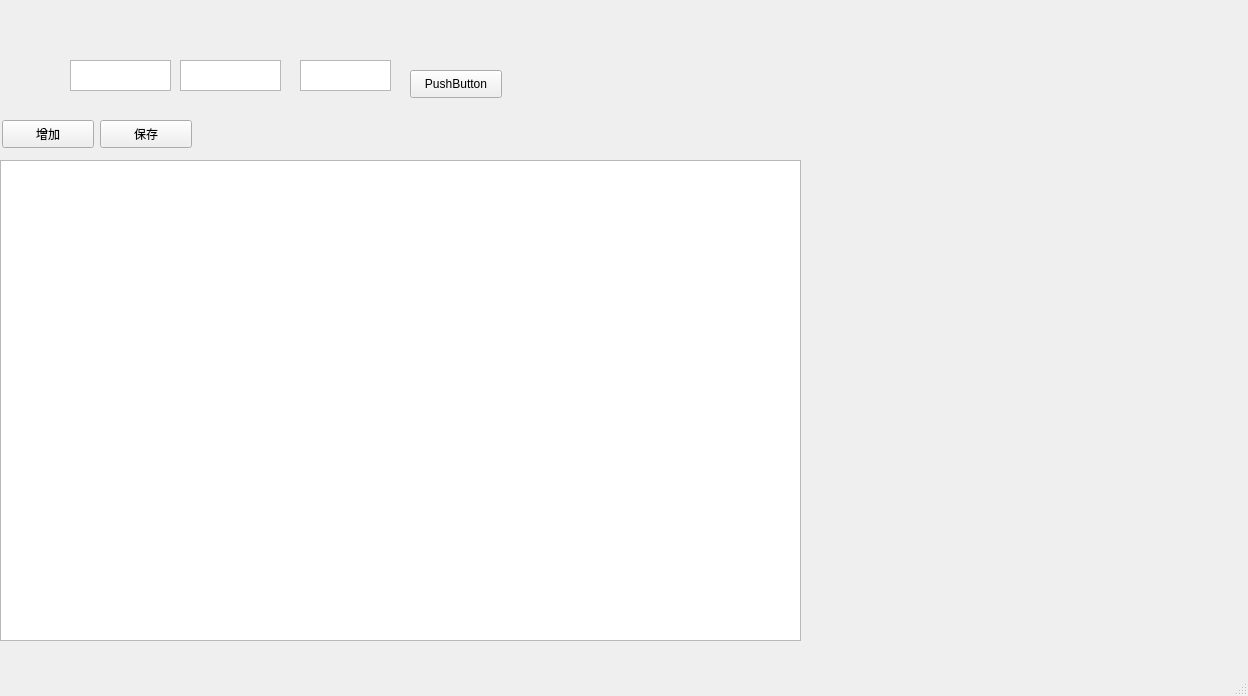
<?xml version="1.0" encoding="UTF-8"?>
<ui version="4.0">
 <class>MainWindow</class>
 <widget class="QMainWindow" name="MainWindow">
  <property name="geometry">
   <rect>
    <x>0</x>
    <y>0</y>
    <width>1248</width>
    <height>696</height>
   </rect>
  </property>
  <property name="windowTitle">
   <string>MainWindow</string>
  </property>
  <widget class="QWidget" name="centralwidget">
   <widget class="QTextEdit" name="textEdit">
    <property name="geometry">
     <rect>
      <x>70</x>
      <y>60</y>
      <width>101</width>
      <height>31</height>
     </rect>
    </property>
   </widget>
   <widget class="QTextEdit" name="textEdit_2">
    <property name="geometry">
     <rect>
      <x>180</x>
      <y>60</y>
      <width>101</width>
      <height>31</height>
     </rect>
    </property>
    <property name="html">
     <string>&lt;!DOCTYPE HTML PUBLIC &quot;-//W3C//DTD HTML 4.0//EN&quot; &quot;http://www.w3.org/TR/REC-html40/strict.dtd&quot;&gt;
&lt;html&gt;&lt;head&gt;&lt;meta name=&quot;qrichtext&quot; content=&quot;1&quot; /&gt;&lt;style type=&quot;text/css&quot;&gt;
p, li { white-space: pre-wrap; }
&lt;/style&gt;&lt;/head&gt;&lt;body style=&quot; font-family:'SimSun'; font-size:9.07563pt; font-weight:400; font-style:normal;&quot;&gt;
&lt;p style=&quot;-qt-paragraph-type:empty; margin-top:0px; margin-bottom:0px; margin-left:0px; margin-right:0px; -qt-block-indent:0; text-indent:0px; font-size:9.07563pt;&quot;&gt;&lt;br /&gt;&lt;/p&gt;&lt;/body&gt;&lt;/html&gt;</string>
    </property>
   </widget>
   <widget class="QPushButton" name="pushButton">
    <property name="geometry">
     <rect>
      <x>410</x>
      <y>70</y>
      <width>92</width>
      <height>28</height>
     </rect>
    </property>
    <property name="text">
     <string>PushButton</string>
    </property>
   </widget>
   <widget class="QTextEdit" name="textEdit_3">
    <property name="geometry">
     <rect>
      <x>300</x>
      <y>60</y>
      <width>91</width>
      <height>31</height>
     </rect>
    </property>
   </widget>
   <widget class="QChartView" name="widget" native="true">
    <property name="geometry">
     <rect>
      <x>830</x>
      <y>40</y>
      <width>361</width>
      <height>401</height>
     </rect>
    </property>
   </widget>
   <widget class="QWidget" name="widget_database" native="true">
    <property name="geometry">
     <rect>
      <x>0</x>
      <y>110</y>
      <width>801</width>
      <height>551</height>
     </rect>
    </property>
    <widget class="QPushButton" name="pushButton_save">
     <property name="geometry">
      <rect>
       <x>100</x>
       <y>10</y>
       <width>92</width>
       <height>28</height>
      </rect>
     </property>
     <property name="text">
      <string>保存</string>
     </property>
    </widget>
    <widget class="QPushButton" name="pushButton_add">
     <property name="geometry">
      <rect>
       <x>2</x>
       <y>10</y>
       <width>92</width>
       <height>28</height>
      </rect>
     </property>
     <property name="text">
      <string>增加</string>
     </property>
    </widget>
    <widget class="QTableView" name="tableView">
     <property name="enabled">
      <bool>true</bool>
     </property>
     <property name="geometry">
      <rect>
       <x>0</x>
       <y>50</y>
       <width>801</width>
       <height>481</height>
      </rect>
     </property>
    </widget>
   </widget>
   <zorder>widget_database</zorder>
   <zorder>textEdit</zorder>
   <zorder>textEdit_2</zorder>
   <zorder>pushButton</zorder>
   <zorder>textEdit_3</zorder>
   <zorder>widget</zorder>
  </widget>
  <widget class="QMenuBar" name="menubar">
   <property name="geometry">
    <rect>
     <x>0</x>
     <y>0</y>
     <width>1248</width>
     <height>26</height>
    </rect>
   </property>
  </widget>
  <widget class="QStatusBar" name="statusbar"/>
 </widget>
 <customwidgets>
  <customwidget>
   <class>QChartView</class>
   <extends>QWidget</extends>
   <header location="global">qchartview.h</header>
   <container>1</container>
  </customwidget>
 </customwidgets>
 <resources/>
 <connections/>
</ui>
